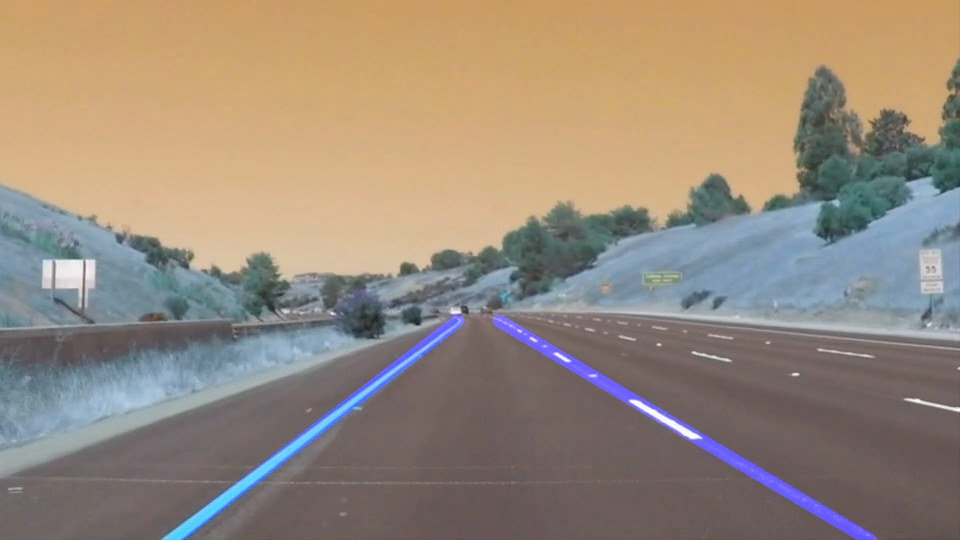
#> input picture CarND-LaneLines-P1/test_images/frame1008.jpg, 960 x 540 px, given in place of solidWhiteCurve.jpg, which was not available
$ jupyter execute --allow-errors P1.ipynb   (shell and % lines are left out)   (text cells are left out)
#> lines starting #> are read from the running program, lines starting #| are printed output that depends on the picture; after the words box and inside, x2 and y2 are one past the last pixel; in counts of white or black regions, pixels touching at a corner belong together; pictures that were not available may be replaced by others from this repository, and a replacement may not be noted
[cell 1]
#importing some useful packages
import matplotlib.pyplot as plt
import matplotlib.image as mpimg
import numpy as np
import cv2

[cell 2]
#reading in an image
image = mpimg.imread('test_images/solidWhiteCurve.jpg')
#> image is the input picture: shape (540, 960, 3); mean R, G, B 151.6, 137.6, 123.3

#printing out some stats and plotting
print('This image is:', type(image), 'with dimensions:', image.shape)
#| This image is: <class 'numpy.ndarray'> with dimensions: (540, 960, 3)
plt.imshow(image)  # if you wanted to show a single color channel image called 'gray', for example, call as plt.imshow(gray, cmap='gray')

[cell 3]
import math
import operator

def grayscale(img):
    """Applies the Grayscale transform
    This will return an image with only one color channel
    but NOTE: to see the returned image as grayscale
    (assuming your grayscaled image is called 'gray')
    you should call plt.imshow(gray, cmap='gray')"""
    return cv2.cvtColor(img, cv2.COLOR_RGB2GRAY)
    # Or use BGR2GRAY if you read an image with cv2.imread()
    # return cv2.cvtColor(img, cv2.COLOR_BGR2GRAY)

def canny(img, low_threshold, high_threshold):
    """Applies the Canny transform"""
    return cv2.Canny(img, low_threshold, high_threshold)

def gaussian_blur(img, kernel_size):
    """Applies a Gaussian Noise kernel"""
    return cv2.GaussianBlur(img, (kernel_size, kernel_size), 0)

def region_of_interest(img, vertices):
    """
    Applies an image mask.

    Only keeps the region of the image defined by the polygon
    formed from `vertices`. The rest of the image is set to black.
    """
    #defining a blank mask to start with
    mask = np.zeros_like(img)

    #defining a 3 channel or 1 channel color to fill the mask with depending on the input image
    if len(img.shape) > 2:
        channel_count = img.shape[2]  # i.e. 3 or 4 depending on your image
        ignore_mask_color = (255,) * channel_count
    else:
        ignore_mask_color = 255

    #filling pixels inside the polygon defined by "vertices" with the fill color
    cv2.fillPoly(mask, vertices, ignore_mask_color)

    #returning the image only where mask pixels are nonzero
    masked_image = cv2.bitwise_and(img, mask)
    return masked_image


def draw_lines(img, lines, color=[255, 0, 0], thickness=12):
    """
    NOTE: this is the function you might want to use as a starting point once you want to
    average/extrapolate the line segments you detect to map out the full
    extent of the lane (going from the result shown in raw-lines-example.mp4
    to that shown in P1_example.mp4).

    Think about things like separating line segments by their
    slope ((y2-y1)/(x2-x1)) to decide which segments are part of the left
    line vs. the right line.  Then, you can average the position of each of
    the lines and extrapolate to the top and bottom of the lane.

    This function draws `lines` with `color` and `thickness`.
    Lines are drawn on the image inplace (mutates the image).
    If you want to make the lines semi-transparent, think about combining
    this function with the weighted_img() function below
    """

    """
    To extrapolate the lines, we will separate the left lines and right lines based on slope
    - If slope > 0 it is part of the right line and if slope < 0 it is part of left line.. because
    coordinate system y is positive downwards.
    - We will put the center points in left and right arrays
    - After getting left and right arrays, we will get the center point from the left array
      and center point from the right array. We will obtain average slope for the left line
    and average slope for the right line and
    - From the center points and slope values we should be able to calculate two extreme points
     which when joined together would extrapolate.
    """
    leftLineMidPoints=[];  # To hold Mid Points of the Left Line
    rightLineMidPoints=[]; # To hold Mid points of right line
    rightLineSlopes=[];    # Slopes > 0, For lines on the right side
    leftLineSlopes=[];     # For lines on left side, slopes <0
    imshape = img.shape;
    for line in lines:
        for x1,y1,x2,y2 in line:

            # ignore infinite slopes
            if(x2-x1 != 0):
                m = (y2-y1)/(x2-x1);
                centerPoint = ((x1+x2)/2,((y2+y1)/2));
                if m > 0:
                    # Lines with positive slopes go to the right side
                    if x1 > imshape[1]/2 and x2 > imshape[1]/2:
                        #removing the noise and outliers which overfits the data
                        rightLineMidPoints.append(centerPoint);
                        rightLineSlopes.append(m);
                else:
                    if x1 < imshape[1]/2 and x2 < imshape[1]/2:
                        #removing the noise and outliers which overfits the data
                        leftLineMidPoints.append(centerPoint);
                        leftLineSlopes.append(m);

    # getting the average slopes
    leftAverageSlope = sum(leftLineSlopes)/len(leftLineSlopes);
    rightAverageSlope = sum(rightLineSlopes)/len(rightLineSlopes);

    # Averaging over all the leftLine Points and RightLine Points
    # needs to be done tuple wise so using numpy; axis =0 implies sum row wise
    leftCenterPoint=np.divide(np.sum(leftLineMidPoints,axis=0),len(leftLineMidPoints));
    rightCenterPoint = np.divide(np.sum(rightLineMidPoints,axis=0),len(rightLineMidPoints));

    #For left line one point will always pass thru point (x,imshape[0] )
    # having y coordinate with x coordinate unknow and slope is known as well.
    # (LowerLeft = Xcenter - (Ycenter - Ylowerleft)/leftLineSlope) (Point (x,imshape[0])
    # and mid point (leftCenterPoint)))
    leftLineLowerX = int(leftCenterPoint[0]-((leftCenterPoint[1]-imshape[0])/leftAverageSlope));

    """As car's camera is mounted in front of the car, these is a limit to the point where car can see. This point is the
    farthest point (height) to which car can look, so this should be the topmost Y coordinate where Lane line should be drawn.
    """
    regionOfInterestHgt=320;
    # Similary we have a y coordinate and the slope and intercept, we can get the X coordinate
    leftLineUpperX = int(leftCenterPoint[0]+((regionOfInterestHgt-leftCenterPoint[1])/leftAverageSlope));
    if leftLineUpperX >500:
        leftLineUpperX=464;

    #For right Line we have centerPoint and extreme point (X,imshape[0]) as right line will also pass thru this point.
    # With the right Line Slope and Y coordinate, we can get the lowerRight Coordinate.
    rightLineLowerX = int(rightCenterPoint[0]-((rightCenterPoint[1]-imshape[0])/rightAverageSlope))
    # Other extreme would be passing thru the point regionOfIntest.
    rightLineUpperX = int(rightCenterPoint[0]+((regionOfInterestHgt-rightCenterPoint[1])/rightAverageSlope));
    #            - Points are (rightLineLowerX, imshape[0]), (rightLineUpperX, regionOfiInterest)

    cv2.line(img, (leftLineLowerX,imshape[0]), (leftLineUpperX,regionOfInterestHgt), color, thickness)
    cv2.line(img, (rightLineLowerX,imshape[0]), (rightLineUpperX, regionOfInterestHgt), color, thickness)

def hough_lines(img, rho, theta, threshold, min_line_len, max_line_gap):
    """
    `img` should be the output of a Canny transform.

    Returns an image with hough lines drawn.
    """
    lines = cv2.HoughLinesP(img, rho, theta, threshold, np.array([]), minLineLength=min_line_len, maxLineGap=max_line_gap)
    line_img = np.zeros((img.shape[0], img.shape[1], 3), dtype=np.uint8)
    draw_lines(line_img, lines)
    return line_img

# Python 3 has support for cool math symbols.

def weighted_img(img, initial_img, α=0.8, β=1., λ=0.):
    """
    `img` is the output of the hough_lines(), An image with lines drawn on it.
    Should be a blank image (all black) with lines drawn on it.

    `initial_img` should be the image before any processing.

    The result image is computed as follows:

    initial_img * α + img * β + λ
    NOTE: initial_img and img must be the same shape!
    """
    return cv2.addWeighted(initial_img, α, img, β, λ)

[cell 4]
import os
os.listdir("test_images/")

[cell 5]
# TODO: Build your pipeline that will draw lane lines on the test_images
# then save them to the test_images directory.

# Converting the image to grayscale
grayImage = grayscale(image);
#> in grayscale, `return cv2.cvtColor(img, cv2.COLOR_RGB2GRAY)`:
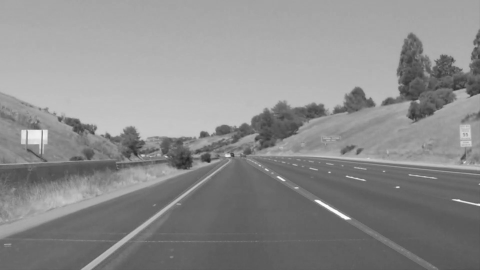
#> returned value: shape (540, 960) (shown at 1/2 size); min 33, max 254, mean 140.2

# Applying Gaussian smoothing
kernelSize = 5;
gaussianImage = gaussian_blur(grayImage, kernelSize);

# Applying CannyEdge to get the points of interest
lowThreshold = 50;
highThreshold = 150;
edgeImage = canny(gaussianImage, lowThreshold, highThreshold);
#> in canny, `return cv2.Canny(img, low_threshold, high_threshold)`:
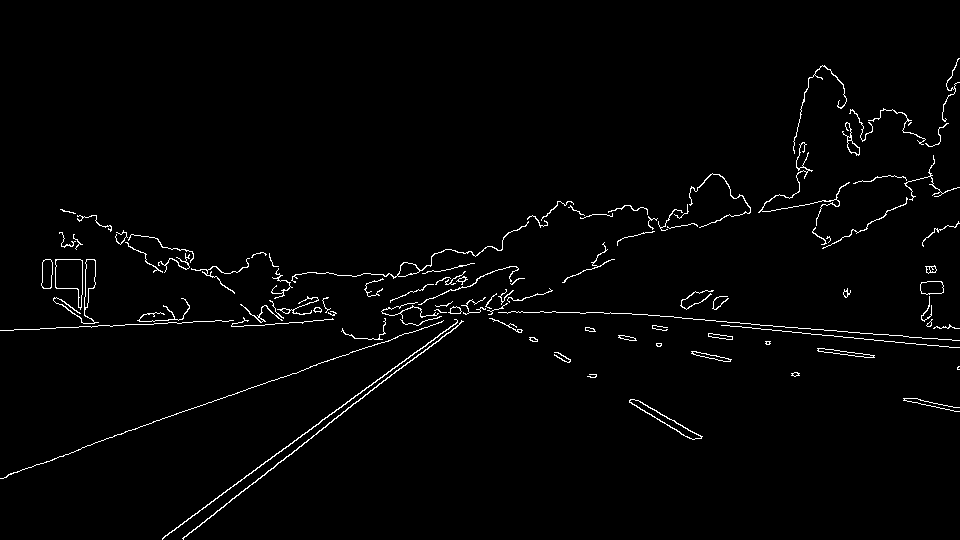
#> returned value: shape (540, 960); 1.8% white in thin lines or dots, all inside (x1, y1, x2, y2) = (0, 58, 960, 540)

# Region of interest selection
imshape = image.shape;
vertices = np.array([[(0,imshape[0]),(460, 315), (480, 315), (imshape[1],imshape[0])]], dtype=np.int32)
maskedImage = region_of_interest(edgeImage, vertices);
#> in region_of_interest, `cv2.fillPoly(mask, vertices, ignore_mask_color)`:
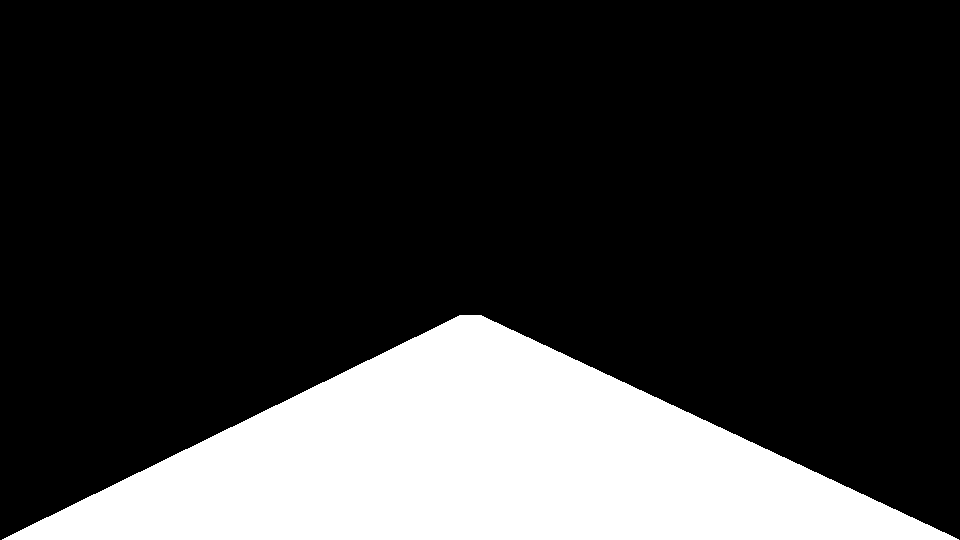
#> mask: shape (540, 960); 21.3% white; 1 white region, box (x1, y1, x2, y2) and area: (2, 315, 959, 540) 110269
#> in region_of_interest, `masked_image = cv2.bitwise_and(img, mask)`:
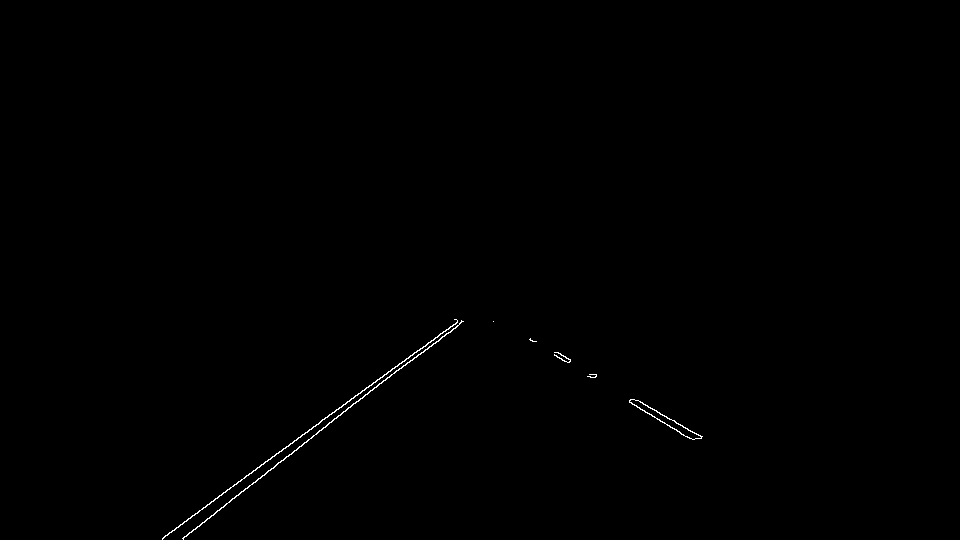
#> masked_image: shape (540, 960); 0.25% white in thin lines or dots, all inside (x1, y1, x2, y2) = (162, 319, 703, 540)

# Hough Transform on Edge detected image, returns array of lines
# Points are to be joined so as to obtain a line..
# Make a blank the same size as our image to draw on
rho = 2 # distance resolution in pixels of the Hough grid
theta = np.pi/180 # angular resolution in radians of the Hough grid
threshold = 20     # minimum number of votes (intersections in Hough grid cell)
minLineLength = 5 #minimum number of pixels making up a line
maxLineGap = 15    # maximum gap in pixels between connectable line segments

houghLineImage = hough_lines(maskedImage, rho, theta, threshold, minLineLength
                   , maxLineGap);
#> in hough_lines, `lines = cv2.HoughLinesP(img, rho, theta, threshold, np.array([]), minL..`: lines = 16 rows, first 6: [183, 538, 429, 346], [192, 515, 457, 322], [638, 400, 701, 436], [629, 401, 693, 439], [162, 539, 213, 500], [423, 352, 463, 321]
#> the loop in draw_lines, `for line in lines:` made 16 passes
#> after the loop in draw_lines, `for line in lines:`: leftLineMidPoints = [(306, 442), (324.5, 418.5), (187.5, 519.5), (443, 336.5), (337.5, 416), (197, 512), (400, 368), (324, 426.5), (377.5, 379)]; leftLineSlopes = [-0.78, -0.728, -0.765, -0.775, -0.737, -0.714, -0.758, -0.7, -0.73]; rightLineMidPoints = [(669.5, 418), (661, 420), (560.5, 358), (563, 356), (658, 419.5), (652, 409), (562, 355.5)]; rightLineSlopes = [0.571, 0.594, 0.615, 0.571, 0.611, 0.6, 0.438]
#> in draw_lines, `leftAverageSlope = sum(leftLineSlopes)/len(leftLineSlopes);`: leftAverageSlope = -0.743
#> in draw_lines, `rightAverageSlope = sum(rightLineSlopes)/len(rightLineSlopes);`: rightAverageSlope = 0.572
#> in draw_lines, `leftCenterPoint=np.divide(np.sum(leftLineMidPoints,axis=0),len(leftLin..`: leftCenterPoint = [321.9, 424.2]
#> in draw_lines, `rightCenterPoint = np.divide(np.sum(rightLineMidPoints,axis=0),len(rig..`: rightCenterPoint = [618, 390.9]
#> in draw_lines, `leftLineLowerX = int(leftCenterPoint[0]-((leftCenterPoint[1]-imshape[0..`: leftLineLowerX = 166
#> in draw_lines, `leftLineUpperX = int(leftCenterPoint[0]+((regionOfInterestHgt-leftCent..`: leftLineUpperX = 462
#> in draw_lines, `rightLineLowerX = int(rightCenterPoint[0]-((rightCenterPoint[1]-imshap..`: rightLineLowerX = 878
#> in draw_lines, `rightLineUpperX = int(rightCenterPoint[0]+((regionOfInterestHgt-rightC..`: rightLineUpperX = 494
#> in draw_lines, `cv2.line(img, (rightLineLowerX,imshape[0]), (rightLineUpperX, regionOf..`:
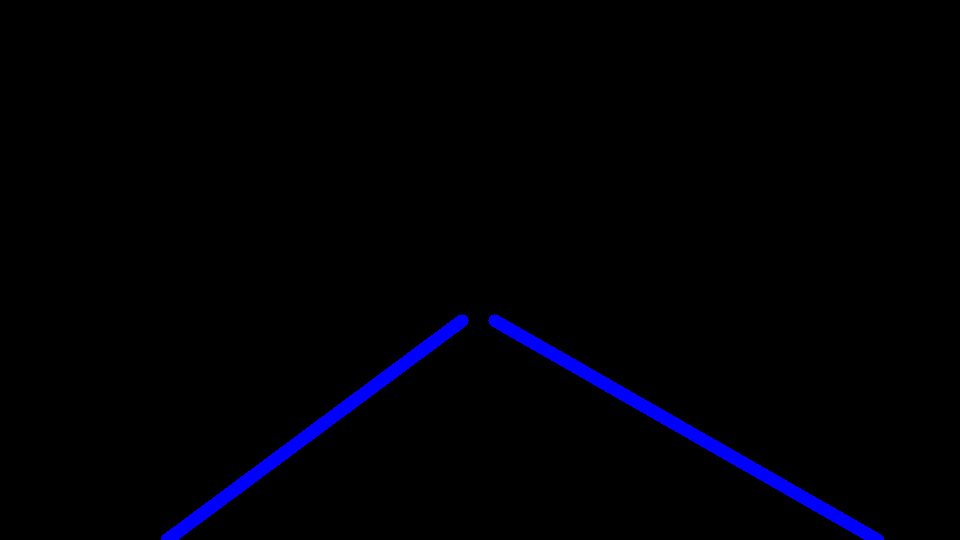
#> img: shape (540, 960, 3); mean of channels 0, 1, 2 5.2, 0, 0; drawn as B, G, R

lineWeightImage = weighted_img(image, houghLineImage);
#> in weighted_img, `return cv2.addWeighted(initial_img, α, img, β, λ)`:
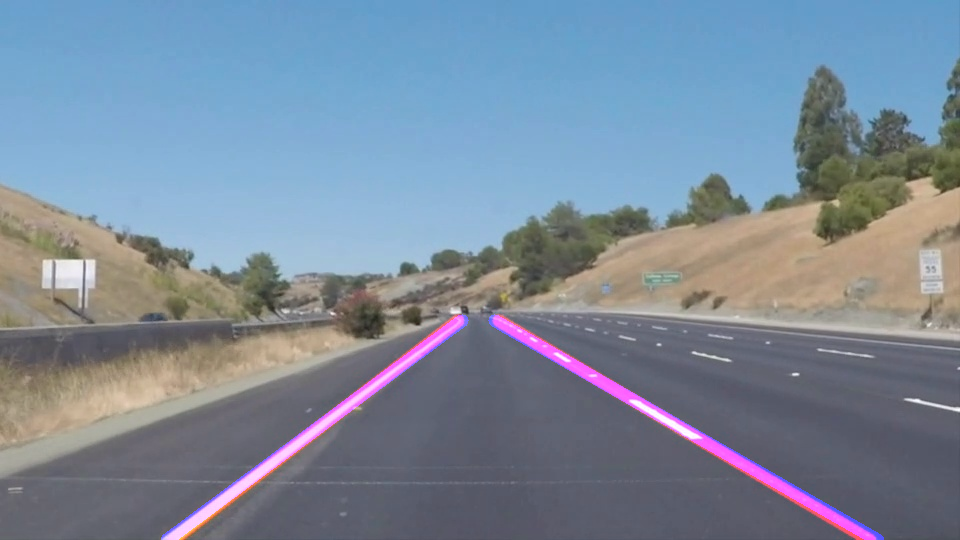
#> returned value: shape (540, 960, 3); mean of channels 0, 1, 2 154.5, 137.6, 123.3; drawn as B, G, R
#plt.imshow(lineWeightImage)

$ run again, on CarND-LaneLines-P1/test_images/frame125.jpg
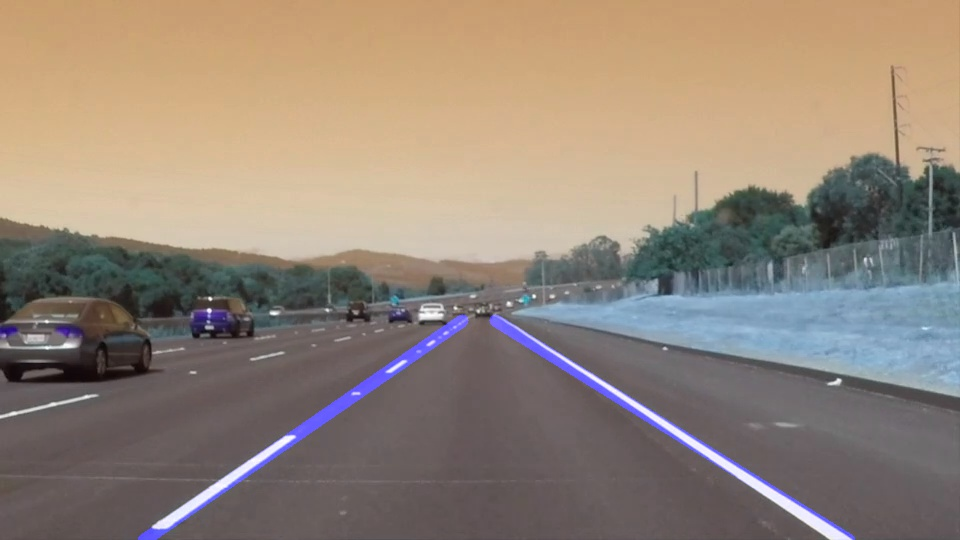
#> input picture CarND-LaneLines-P1/test_images/frame125.jpg, 960 x 540 px, given in place of solidWhiteCurve.jpg, which was not available
#> image is the input picture: shape (540, 960, 3); mean R, G, B 146.7, 132.9, 120.4
#| This image is: <class 'numpy.ndarray'> with dimensions: (540, 960, 3)
#> mask: shape (540, 960); 21.3% white; 1 white region, box (x1, y1, x2, y2) and area: (2, 315, 959, 540) 110269
#> in region_of_interest, `masked_image = cv2.bitwise_and(img, mask)`:
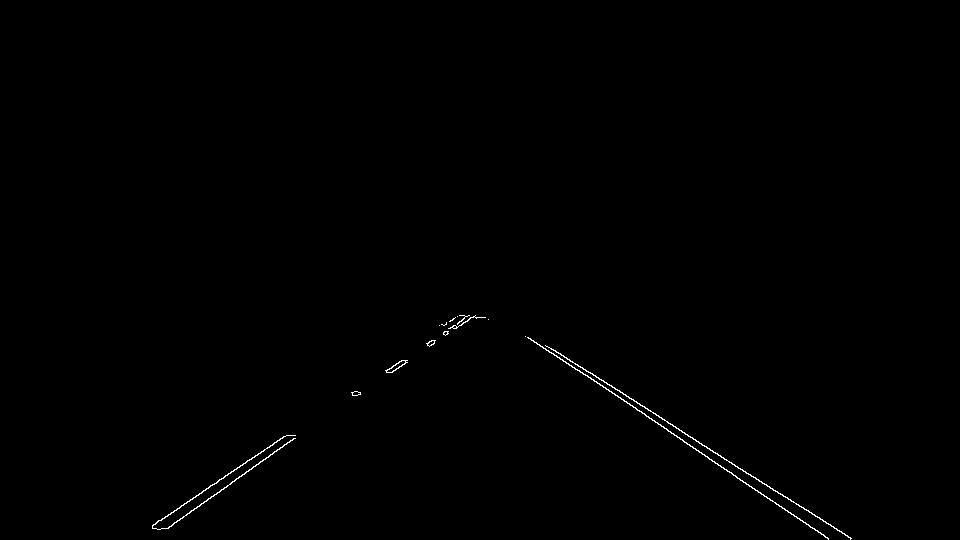
#> masked_image: shape (540, 960); 0.33% white in thin lines or dots, all inside (x1, y1, x2, y2) = (152, 315, 852, 540)
#> lines = 28 rows, first 6: [530, 338, 828, 539], [545, 345, 731, 462], [427, 345, 469, 315], [199, 506, 293, 438], [152, 525, 286, 435], [579, 370, 828, 538]
#> the loop in draw_lines, `for line in lines:` made 28 passes
#> after the loop in draw_lines, `for line in lines:`: leftLineMidPoints = [(448, 330), (246, 472), (219, 480), (451, 330.5), (393, 365), (394, 365.5), (438.5, 335.5), (452, 330.5), (196.5, 507), (401, 365), (449, 321), (455.5, 324), (221, 489.5), (355.5, 393.5), (398.5, 367), (171.5, 524), (428.5, 341.5), (181, 518), (184, 504.5)]; leftLineSlopes = [-0.714, -0.723, -0.672, -0.675, -0.625, -0.688, -0.739, -0.674, -0.759, -0.833, -0.667, -0.72, -0.74, -0.6, -0.588, -0.727, -0.6, -0.769, -0.672]; rightLineMidPoints = [(679, 438.5), (638, 403.5), (703.5, 454), (808, 511), (744, 471), (547, 350), (626.5, 395.5), (575, 363), (835, 527.5)]; rightLineSlopes = [0.674, 0.629, 0.675, 0.643, 0.641, 0.684, 0.614, 0.607, 0.656]
#> leftAverageSlope = -0.694
#> rightAverageSlope = 0.647
#> leftCenterPoint = [341.2, 403.4]
#> rightCenterPoint = [684, 434.9]
#> leftLineLowerX = 144
#> leftLineUpperX = 461
#> rightLineLowerX = 846
#> rightLineUpperX = 506
#> in weighted_img, `return cv2.addWeighted(initial_img, α, img, β, λ)`:
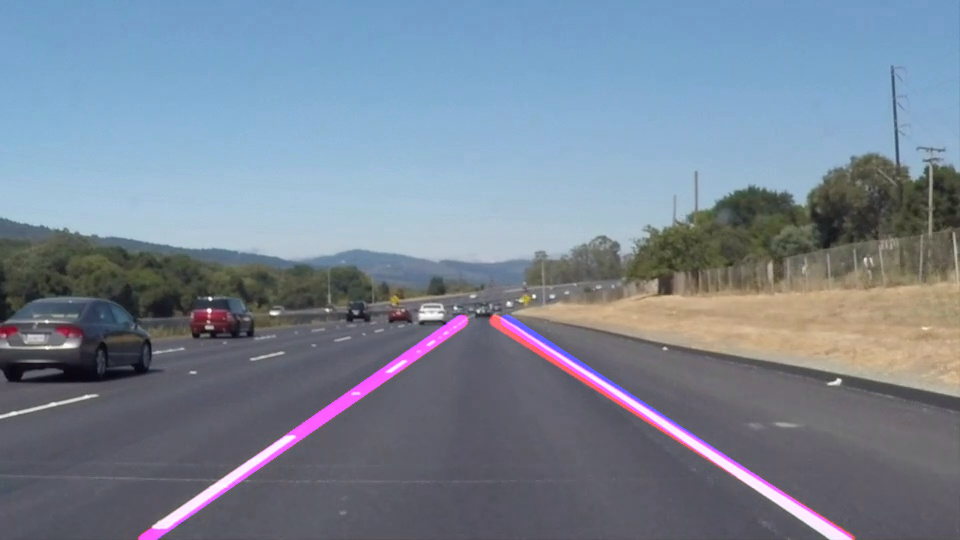
#> returned value: shape (540, 960, 3); mean of channels 0, 1, 2 148.6, 132.9, 120.4; drawn as B, G, R
